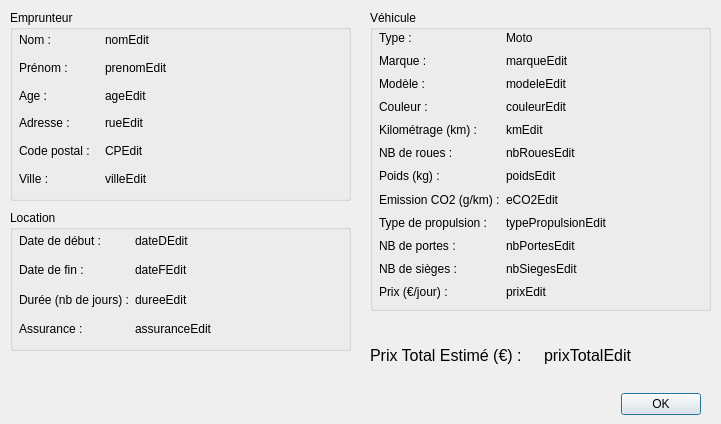
<?xml version="1.0" encoding="UTF-8"?>
<ui version="4.0">
 <class>FenDevisAuto</class>
 <widget class="QDialog" name="FenDevisAuto">
  <property name="geometry">
   <rect>
    <x>0</x>
    <y>0</y>
    <width>721</width>
    <height>424</height>
   </rect>
  </property>
  <property name="windowTitle">
   <string>Dialog</string>
  </property>
  <widget class="QGroupBox" name="emprunteurBox">
   <property name="geometry">
    <rect>
     <x>10</x>
     <y>10</y>
     <width>341</width>
     <height>191</height>
    </rect>
   </property>
   <property name="title">
    <string>Emprunteur</string>
   </property>
   <widget class="QWidget" name="gridLayoutWidget">
    <property name="geometry">
     <rect>
      <x>9</x>
      <y>19</y>
      <width>321</width>
      <height>161</height>
     </rect>
    </property>
    <layout class="QGridLayout" name="gridLayout">
     <item row="0" column="0">
      <widget class="QLabel" name="nom">
       <property name="maximumSize">
        <size>
         <width>80</width>
         <height>16777215</height>
        </size>
       </property>
       <property name="text">
        <string>Nom :</string>
       </property>
      </widget>
     </item>
     <item row="0" column="1">
      <widget class="QLabel" name="nomEdit">
       <property name="text">
        <string>nomEdit</string>
       </property>
      </widget>
     </item>
     <item row="1" column="0">
      <widget class="QLabel" name="prenom">
       <property name="maximumSize">
        <size>
         <width>100</width>
         <height>16777215</height>
        </size>
       </property>
       <property name="text">
        <string>Prénom :</string>
       </property>
      </widget>
     </item>
     <item row="1" column="1">
      <widget class="QLabel" name="prenomEdit">
       <property name="text">
        <string>prenomEdit</string>
       </property>
      </widget>
     </item>
     <item row="2" column="0">
      <widget class="QLabel" name="age">
       <property name="maximumSize">
        <size>
         <width>100</width>
         <height>16777215</height>
        </size>
       </property>
       <property name="text">
        <string>Age :</string>
       </property>
      </widget>
     </item>
     <item row="2" column="1">
      <widget class="QLabel" name="ageEdit">
       <property name="text">
        <string>ageEdit</string>
       </property>
      </widget>
     </item>
     <item row="3" column="0">
      <widget class="QLabel" name="rue">
       <property name="maximumSize">
        <size>
         <width>100</width>
         <height>16777215</height>
        </size>
       </property>
       <property name="text">
        <string>Adresse :</string>
       </property>
      </widget>
     </item>
     <item row="3" column="1">
      <widget class="QLabel" name="rueEdit">
       <property name="text">
        <string>rueEdit</string>
       </property>
      </widget>
     </item>
     <item row="4" column="0">
      <widget class="QLabel" name="CP">
       <property name="maximumSize">
        <size>
         <width>100</width>
         <height>16777215</height>
        </size>
       </property>
       <property name="text">
        <string>Code postal :</string>
       </property>
      </widget>
     </item>
     <item row="4" column="1">
      <widget class="QLabel" name="CPEdit">
       <property name="text">
        <string>CPEdit</string>
       </property>
      </widget>
     </item>
     <item row="5" column="0">
      <widget class="QLabel" name="ville">
       <property name="maximumSize">
        <size>
         <width>100</width>
         <height>16777215</height>
        </size>
       </property>
       <property name="text">
        <string>Ville :</string>
       </property>
      </widget>
     </item>
     <item row="5" column="1">
      <widget class="QLabel" name="villeEdit">
       <property name="text">
        <string>villeEdit</string>
       </property>
      </widget>
     </item>
    </layout>
   </widget>
  </widget>
  <widget class="QGroupBox" name="vehiculeBox">
   <property name="geometry">
    <rect>
     <x>370</x>
     <y>10</y>
     <width>341</width>
     <height>301</height>
    </rect>
   </property>
   <property name="title">
    <string>Véhicule</string>
   </property>
   <widget class="QWidget" name="gridLayoutWidget_2">
    <property name="geometry">
     <rect>
      <x>9</x>
      <y>19</y>
      <width>321</width>
      <height>271</height>
     </rect>
    </property>
    <layout class="QGridLayout" name="gridLayout_2">
     <item row="0" column="0">
      <widget class="QLabel" name="type">
       <property name="maximumSize">
        <size>
         <width>120</width>
         <height>16777215</height>
        </size>
       </property>
       <property name="text">
        <string>Type :</string>
       </property>
      </widget>
     </item>
     <item row="0" column="1">
      <widget class="QLabel" name="typeEdit">
       <property name="text">
        <string>Moto</string>
       </property>
      </widget>
     </item>
     <item row="1" column="0">
      <widget class="QLabel" name="marque">
       <property name="maximumSize">
        <size>
         <width>100</width>
         <height>16777215</height>
        </size>
       </property>
       <property name="text">
        <string>Marque :</string>
       </property>
      </widget>
     </item>
     <item row="1" column="1">
      <widget class="QLabel" name="marqueEdit">
       <property name="text">
        <string>marqueEdit</string>
       </property>
      </widget>
     </item>
     <item row="2" column="0">
      <widget class="QLabel" name="modele">
       <property name="maximumSize">
        <size>
         <width>100</width>
         <height>16777215</height>
        </size>
       </property>
       <property name="text">
        <string>Modèle :</string>
       </property>
      </widget>
     </item>
     <item row="2" column="1">
      <widget class="QLabel" name="modeleEdit">
       <property name="text">
        <string>modeleEdit</string>
       </property>
      </widget>
     </item>
     <item row="5" column="0">
      <widget class="QLabel" name="nbRoues">
       <property name="maximumSize">
        <size>
         <width>100</width>
         <height>16777215</height>
        </size>
       </property>
       <property name="text">
        <string>NB de roues :</string>
       </property>
      </widget>
     </item>
     <item row="5" column="1">
      <widget class="QLabel" name="nbRouesEdit">
       <property name="text">
        <string>nbRouesEdit</string>
       </property>
      </widget>
     </item>
     <item row="6" column="0">
      <widget class="QLabel" name="poids">
       <property name="maximumSize">
        <size>
         <width>100</width>
         <height>16777215</height>
        </size>
       </property>
       <property name="text">
        <string>Poids (kg) :</string>
       </property>
      </widget>
     </item>
     <item row="6" column="1">
      <widget class="QLabel" name="poidsEdit">
       <property name="text">
        <string>poidsEdit</string>
       </property>
      </widget>
     </item>
     <item row="7" column="0">
      <widget class="QLabel" name="eCO2">
       <property name="maximumSize">
        <size>
         <width>130</width>
         <height>16777215</height>
        </size>
       </property>
       <property name="text">
        <string>Emission CO2 (g/km) :</string>
       </property>
      </widget>
     </item>
     <item row="7" column="1">
      <widget class="QLabel" name="eCO2Edit">
       <property name="text">
        <string>eCO2Edit</string>
       </property>
      </widget>
     </item>
     <item row="8" column="0">
      <widget class="QLabel" name="typePropulsion">
       <property name="text">
        <string>Type de propulsion :</string>
       </property>
      </widget>
     </item>
     <item row="8" column="1">
      <widget class="QLabel" name="typePropulsionEdit">
       <property name="text">
        <string>typePropulsionEdit</string>
       </property>
      </widget>
     </item>
     <item row="11" column="0">
      <widget class="QLabel" name="prix">
       <property name="text">
        <string>Prix (€/jour) :</string>
       </property>
      </widget>
     </item>
     <item row="11" column="1">
      <widget class="QLabel" name="prixEdit">
       <property name="text">
        <string>prixEdit</string>
       </property>
      </widget>
     </item>
     <item row="3" column="0">
      <widget class="QLabel" name="couleur">
       <property name="text">
        <string>Couleur :</string>
       </property>
      </widget>
     </item>
     <item row="3" column="1">
      <widget class="QLabel" name="couleurEdit">
       <property name="text">
        <string>couleurEdit</string>
       </property>
      </widget>
     </item>
     <item row="4" column="0">
      <widget class="QLabel" name="km">
       <property name="text">
        <string>Kilométrage (km) :</string>
       </property>
      </widget>
     </item>
     <item row="4" column="1">
      <widget class="QLabel" name="kmEdit">
       <property name="text">
        <string>kmEdit</string>
       </property>
      </widget>
     </item>
     <item row="9" column="0">
      <widget class="QLabel" name="nbPortes">
       <property name="text">
        <string>NB de portes :</string>
       </property>
      </widget>
     </item>
     <item row="9" column="1">
      <widget class="QLabel" name="nbPortesEdit">
       <property name="text">
        <string>nbPortesEdit</string>
       </property>
      </widget>
     </item>
     <item row="10" column="0">
      <widget class="QLabel" name="nbSieges">
       <property name="text">
        <string>NB de sièges :</string>
       </property>
      </widget>
     </item>
     <item row="10" column="1">
      <widget class="QLabel" name="nbSiegesEdit">
       <property name="text">
        <string>nbSiegesEdit</string>
       </property>
      </widget>
     </item>
    </layout>
   </widget>
  </widget>
  <widget class="QGroupBox" name="locationBox">
   <property name="geometry">
    <rect>
     <x>10</x>
     <y>210</y>
     <width>341</width>
     <height>141</height>
    </rect>
   </property>
   <property name="title">
    <string>Location</string>
   </property>
   <widget class="QWidget" name="gridLayoutWidget_3">
    <property name="geometry">
     <rect>
      <x>9</x>
      <y>19</y>
      <width>321</width>
      <height>111</height>
     </rect>
    </property>
    <layout class="QGridLayout" name="gridLayout_3">
     <item row="0" column="0">
      <widget class="QLabel" name="dateD">
       <property name="maximumSize">
        <size>
         <width>120</width>
         <height>16777215</height>
        </size>
       </property>
       <property name="text">
        <string>Date de début :</string>
       </property>
      </widget>
     </item>
     <item row="0" column="1">
      <widget class="QLabel" name="dateDEdit">
       <property name="text">
        <string>dateDEdit</string>
       </property>
      </widget>
     </item>
     <item row="1" column="0">
      <widget class="QLabel" name="dateF">
       <property name="maximumSize">
        <size>
         <width>100</width>
         <height>16777215</height>
        </size>
       </property>
       <property name="text">
        <string>Date de fin :</string>
       </property>
      </widget>
     </item>
     <item row="1" column="1">
      <widget class="QLabel" name="dateFEdit">
       <property name="text">
        <string>dateFEdit</string>
       </property>
      </widget>
     </item>
     <item row="2" column="0">
      <widget class="QLabel" name="duree">
       <property name="maximumSize">
        <size>
         <width>120</width>
         <height>16777215</height>
        </size>
       </property>
       <property name="text">
        <string>Durée (nb de jours) :</string>
       </property>
      </widget>
     </item>
     <item row="2" column="1">
      <widget class="QLabel" name="dureeEdit">
       <property name="text">
        <string>dureeEdit</string>
       </property>
      </widget>
     </item>
     <item row="3" column="0">
      <widget class="QLabel" name="assurance">
       <property name="maximumSize">
        <size>
         <width>100</width>
         <height>16777215</height>
        </size>
       </property>
       <property name="text">
        <string>Assurance :</string>
       </property>
      </widget>
     </item>
     <item row="3" column="1">
      <widget class="QLabel" name="assuranceEdit">
       <property name="text">
        <string>assuranceEdit</string>
       </property>
      </widget>
     </item>
    </layout>
   </widget>
  </widget>
  <widget class="QWidget" name="gridLayoutWidget_4">
   <property name="geometry">
    <rect>
     <x>370</x>
     <y>320</y>
     <width>341</width>
     <height>71</height>
    </rect>
   </property>
   <layout class="QGridLayout" name="gridLayout_4">
    <item row="0" column="0">
     <widget class="QLabel" name="prixTotal">
      <property name="font">
       <font>
        <pointsize>12</pointsize>
       </font>
      </property>
      <property name="text">
       <string>Prix Total Estimé (€) :</string>
      </property>
     </widget>
    </item>
    <item row="0" column="1">
     <widget class="QLabel" name="prixTotalEdit">
      <property name="font">
       <font>
        <pointsize>12</pointsize>
       </font>
      </property>
      <property name="text">
       <string>prixTotalEdit</string>
      </property>
     </widget>
    </item>
   </layout>
  </widget>
  <widget class="QDialogButtonBox" name="OkBouton">
   <property name="geometry">
    <rect>
     <x>600</x>
     <y>390</y>
     <width>101</width>
     <height>28</height>
    </rect>
   </property>
   <property name="standardButtons">
    <set>QDialogButtonBox::Ok</set>
   </property>
  </widget>
 </widget>
 <resources/>
 <connections>
  <connection>
   <sender>OkBouton</sender>
   <signal>clicked(QAbstractButton*)</signal>
   <receiver>FenDevisAuto</receiver>
   <slot>close()</slot>
   <hints>
    <hint type="sourcelabel">
     <x>650</x>
     <y>373</y>
    </hint>
    <hint type="destinationlabel">
     <x>360</x>
     <y>198</y>
    </hint>
   </hints>
  </connection>
 </connections>
</ui>
